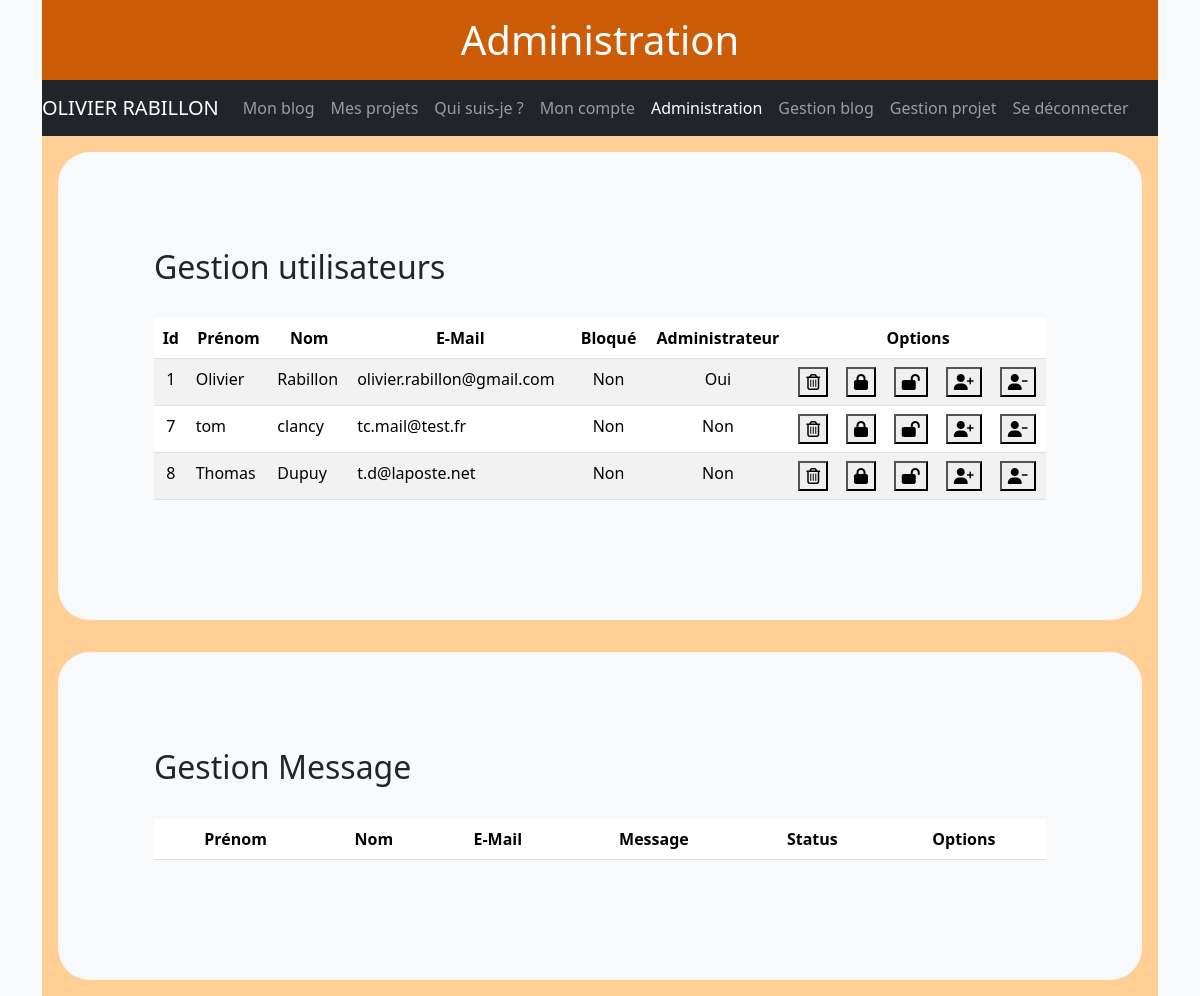
The page /admin (signed in) on the database its author committed.
### tables this page shows
CREATE TABLE `users` (
  `id` int(11) NOT NULL,
  `first_name` varchar(50) NOT NULL,
  `last_name` varchar(50) NOT NULL,
  `email` varchar(50) NOT NULL,
  `date_creation` date NOT NULL DEFAULT current_timestamp(),
  `date_update` date NOT NULL DEFAULT current_timestamp(),
  `password` text NOT NULL,
  `blocked` tinyint(1) NOT NULL DEFAULT 0,
  `admin` tinyint(1) NOT NULL DEFAULT 0,
  `secret` text DEFAULT NULL
);

### controller/adminController.php (called while the page is built, shortened)
<?php
       function admin()
       {
              require("view/adminView.php");
       }

### model/UserManager.php (called while the page is built, shortened)
<?php
class UserManager extends Manager {
    public function getUsers()
    {
        try
        {
            $bdd = $this->getConnection();
            return $bdd->query('SELECT * FROM users');
        }
        catch (Exception $ex)
        {
            throw new Exception($ex->getMessage());
        }
    }
}

### view/adminView.php (the view, shortened to what this page needs)
<?php
    require_once("./model/UserManager.php");
    $_userManager = new UserManager();
?>
<section>
    <div class="p-3 bg-eighth">
        <div class="p-6 bg-light rounded-5">
            <h2>Gestion utilisateurs</h2>
            <div  class="table-responsive">
                <table class="my-4 table table-striped table-hover">
                    <thead class="text-center fw-bold">
                        <tr>
                            <th>Id</th>
                            <th>Prénom</th>
                            <th>Nom</th>
                            <th>E-Mail</th>
                            <th>Bloqué</th>
                            <th>Administrateur</th>
                            <th colspan="5">Options</th>
                        </tr>
                    </thead>
                    <tbody>
                        <?php
                            $_listeUsers = $_userManager->getUsers();
                            while($_user = $_listeUsers->fetch())
                            {
                                ?>
                                <tr>
                                    <td class="text-center"><?= $_user["id"]?></td>
                                    <td><?= $_user["first_name"]?></td>
                                    <td><?= $_user["last_name"]?></td>
                                    <td><?= $_user["email"]?></td>
                                    <td class="text-center"><?php if ($_user["blocked"] == 1) { echo "Oui"; } else { echo "Non"; } ?></td>
                                    <td class="text-center"><?php if ($_user["admin"] == 1) { echo "Oui"; } else { echo "Non"; }  ?></td>
                                    <td><button type="button" data-bs-toggle="modal" data-bs-target="#delete-<?= $_user["id"] ?>"><i class="fa-regular fa-trash-can"></i></button></td>
                                    <td><button type="button" data-bs-toggle="modal" data-bs-target="#lock-<?= $_user["id"] ?>"><i class="fa-solid fa-lock"></i></button></td>
                                    <td><button type="button" data-bs-toggle="modal" data-bs-target="#unLock-<?= $_user["id"] ?>"><i class="fa-solid fa-lock-open"></i></button></td>
                                    <td><button type="button" data-bs-toggle="modal" data-bs-target="#addAdmin-<?= $_user["id"] ?>"><i class="fa-solid fa-user-plus"></i></button></td>
                                    <td><button type="button" data-bs-toggle="modal" data-bs-target="#delAdmin-<?= $_user["id"] ?>"><i class="fa-solid fa-user-minus"></i></button></td>
                                </tr>
                                <?php
                            }
                        ?>
                    </tbody>
                </table>
            </div>
        </div>
    </div>
</section>
<section>
    <div class="p-3 bg-eighth">
        <div class="p-6 bg-light rounded-5">
            <h2>Gestion Message</h2>
            <div  class="table-responsive">
                <table class="my-4 table table-striped table-hover">
                    <thead class="text-center fw-bold thead-dark">
                        <tr>
                            <th>Prénom</th>
                            <th>Nom</th>
                            <th>E-Mail</th>
                            <th>Message</th>
                            <th>Status</th>
                            <th colspan="2">Options</th>
                        </tr>
                    </thead>
                </table>
            </div>
        </div>
    </div>
</section>
<?php
    require("template.php");
?>

### rows shown on the page
users: id "1", first_name "Olivier", last_name "Rabillon", email "olivier.rabillon@gmail.com", blocked "Non", admin "Oui"
users: id "7", first_name "tom", last_name "clancy", email "tc.mail@test.fr", blocked "Non", admin "Non"
users: id "8", first_name "Thomas", last_name "Dupuy", email "t.d@laposte.net", blocked "Non", admin "Non"

### other values the page prints
$texteEntete "Administration"
